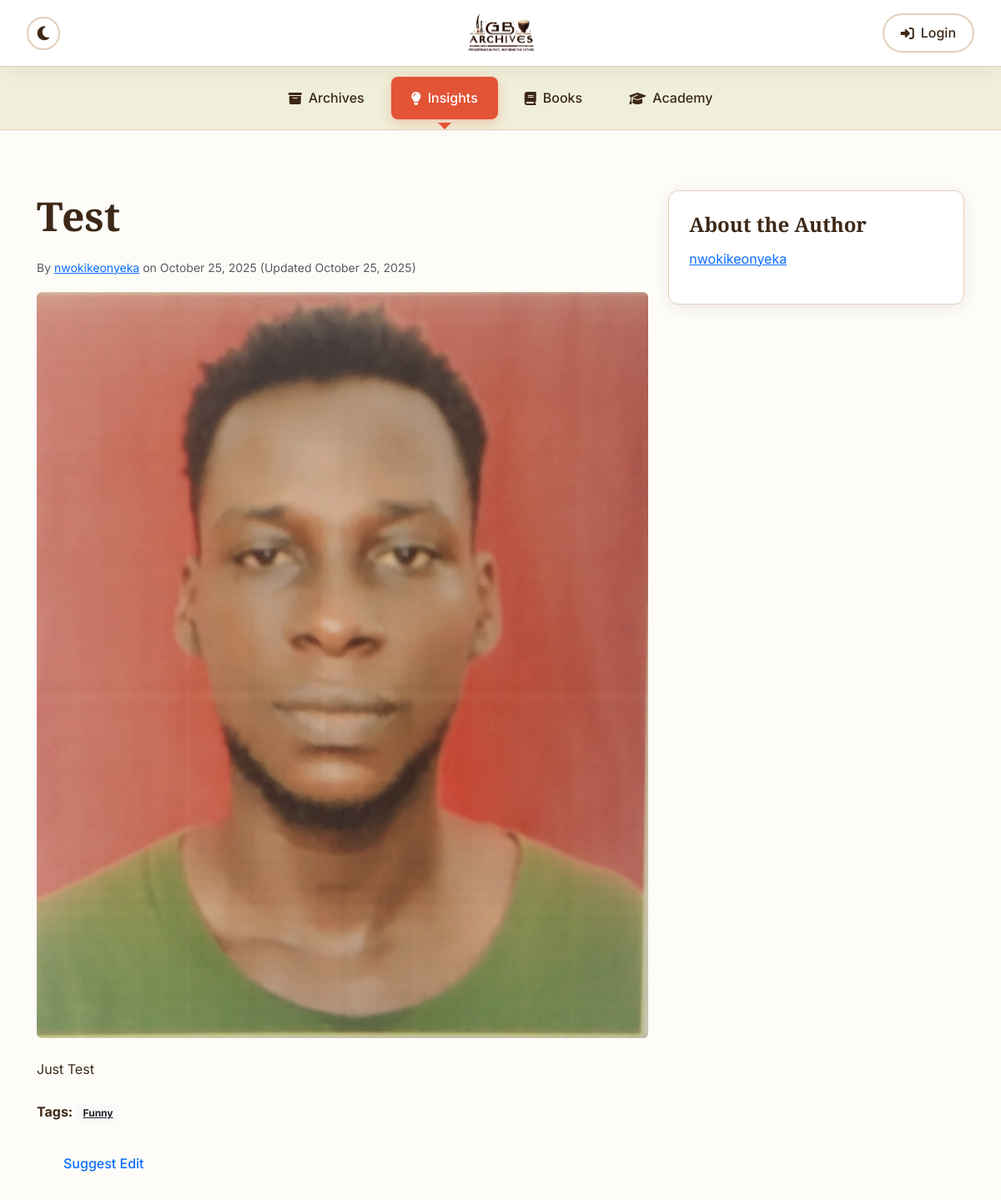
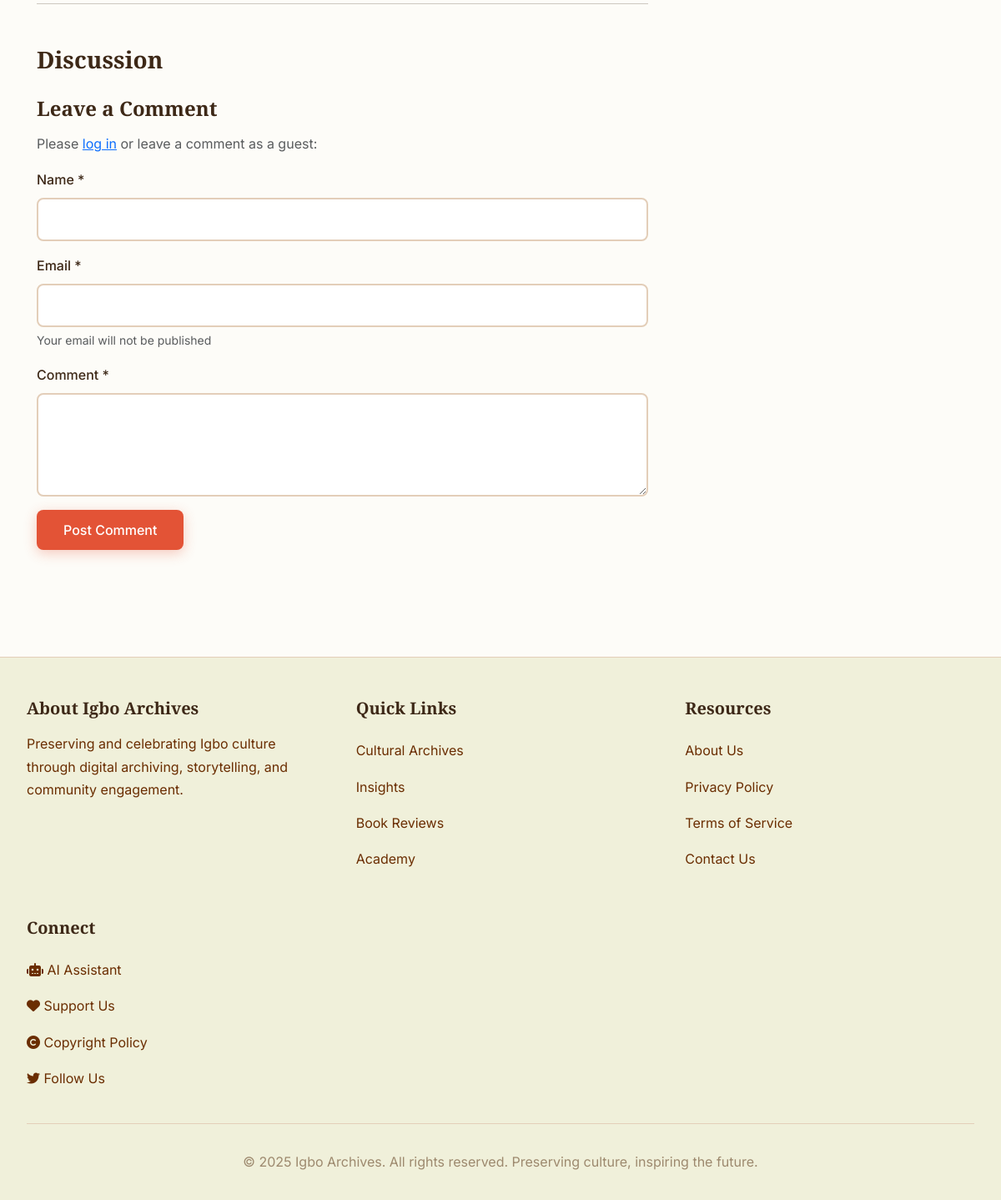
Page /insights/test/ on the committed database (2 pictures, top to bottom).
### insights/models.py (models this page shows, shortened)
class InsightPost(models.Model):
    title = models.CharField(max_length=255)
    slug = models.SlugField(unique=True)
    content = CKEditor5Field('Content', config_name='extends')
    excerpt = models.TextField(max_length=500, blank=True)
    featured_image = models.ImageField(upload_to='insights/', blank=True, null=True)
    alt_text = models.CharField(max_length=255, blank=True)
    author = models.ForeignKey(User, on_delete=models.CASCADE, related_name='insights')
    created_at = models.DateTimeField(auto_now_add=True)
    updated_at = models.DateTimeField(auto_now=True)
    is_published = models.BooleanField(default=False)
    is_approved = models.BooleanField(default=False)
    posted_to_social = models.BooleanField(default=False)
    tags = TaggableManager()
    class Meta:
        ordering = ['-created_at']

### users/models.py (models this page shows, shortened)
class CustomUser(AbstractUser):
    full_name = models.CharField(max_length=200, blank=True)
    bio = models.TextField(blank=True)
    profile_picture = models.ImageField(upload_to='profile_pictures/', blank=True, null=True)
    social_links = models.JSONField(default=dict, blank=True)

### insights/views.py (the view)
# urls.py: path('<slug:slug>/', views.insight_detail, name='detail'),
def insight_detail(request, slug):
    insight = get_object_or_404(InsightPost, slug=slug, is_published=True)
    return render(request, 'insights/detail.html', {'insight': insight})

### core/context_processors.py (called while the page is built)
def pwa_settings(request):
    return {
        'VAPID_PUBLIC_KEY': getattr(settings, 'VAPID_PUBLIC_KEY', ''),
    }

def monetization_settings(request):
    return {
        'ENABLE_ADSENSE': getattr(settings, 'ENABLE_ADSENSE', False),
        'GOOGLE_ADSENSE_CLIENT_ID': getattr(settings, 'GOOGLE_ADSENSE_CLIENT_ID', ''),
        'ENABLE_DONATIONS': getattr(settings, 'ENABLE_DONATIONS', False),
        'STRIPE_PUBLIC_KEY': getattr(settings, 'STRIPE_PUBLIC_KEY', ''),
    }

### insights/templates/insights/detail.html (shortened to what this page needs)
{% extends 'base.html' %}
{% load threadedcomments_tags %}
{% block content %}
<div class="container mt-4">
    <div class="row">
        <div class="col-lg-8">
            <article class="insight-detail">
                <h1 class="mb-3">{{ insight.title }}</h1>
                <div class="insight-meta mb-3">
                    <small class="text-muted">
                        By <a href="{% url 'users:profile' insight.author.username %}">{{ insight.author.get_full_name|default:insight.author.username }}</a>
                        on {{ insight.created_at|date:"F d, Y" }}
                        {% if insight.updated_at != insight.created_at %}
                        (Updated {{ insight.updated_at|date:"F d, Y" }})
                        {% endif %}
                    </small>
                </div>
                {% if insight.featured_image %}
                <div class="insight-image mb-4">
                    <img src="{{ insight.featured_image.url }}" alt="{{ insight.alt_text }}" class="img-fluid rounded">
                </div>
                {% endif %}
                <div class="insight-content mb-4">
                    {{ insight.content|safe }}
                </div>
                <div class="insight-tags mb-4">
                    <strong>Tags:</strong>
                    {% for tag in insight.tags.all %}
                    <a href="{% url 'insights:list' %}?tag={{ tag.name }}" class="badge bg-light text-dark">{{ tag.name }}</a>
                    {% endfor %}
                </div>
                <div class="insight-actions mb-4">
                    {% if user == insight.author %}
                    <a href="{% url 'insights:edit' insight.slug %}" class="btn btn-primary">
                        <i class="bi bi-pencil"></i> Edit Post
                    </a>
                    {% else %}
                    <button type="button" class="btn btn-outline-primary" data-bs-toggle="modal" data-bs-target="#suggestEditModal">
                         Suggest Edit
                    </button>
                    {% endif %}
                </div>
                <hr>
                <div class="comments-section mt-5">
                    <h3>Discussion</h3>
                    {% if user.is_authenticated %}
                        {% render_comment_form for insight %}
                    {% else %}
                        {% include "insights/partials/guest_comment_form.html" %}
                    {% endif %}
                </div>
            </article>
        </div>
        <div class="col-lg-4">
            <div class="sidebar">
                <div class="card mb-3">
                    <div class="card-body">
                        <h5 class="card-title">About the Author</h5>
                        <p>
                            <a href="{% url 'users:profile' insight.author.username %}">
                                {{ insight.author.get_full_name|default:insight.author.username }}
                            </a>
                        </p>
                    </div>
                </div>
            </div>
        </div>
    </div>
</div>
{% endblock %}

### core/static/css/style.css (style rules this page uses)
:root { --sepia-tone: #B8A88A; --light-sepia: #CDA882; --mid-sepia: #D4B595; --soft-sepia: #DCC1A7; --pale-sepia: #E3CEB9; --cream-sepia: #EADBCB; --antique-cream: #F0F0DA; --warm-cream: #EAE8BA; --aged-parchment: #D6CE9B; --desert-sand: #C5B78D; --golden-tan: #B4A77E; --bone: #E4DDD0; --antique-white: #EFE5D7; --dun: #EED6B9; --tan: #D1AF89; --beaver: #9D896E; --bronze: #8C6433; --burnt-umber: #6A2D01; --deep-brown: #3D2817; --terracotta: #E35336; --warm-red: #C44536; --bg-primary: #FDFCF8; --bg-secondary: #F0F0DA; --bg-card: #FFFFFF; --text-primary: #3D2817; --text-secondary: #6A2D01; --text-muted: #9D896E; --border-color: #E3CEB9; --shadow: rgba(61, 40, 23, 0.08); --shadow-hover: rgba(61, 40, 23, 0.15); }
* { margin: 0; padding: 0; box-sizing: border-box; }
body { font-family: 'Inter', -apple-system, BlinkMacSystemFont, 'Segoe UI', system-ui, sans-serif; background-color: var(--bg-primary); color: var(--text-primary); transition: background-color 0.3s ease, color 0.3s ease; line-height: 1.7; font-size: 16px; }
h1, h2, h3, h4, h5, h6 { font-family: 'Playfair Display', Georgia, serif; font-weight: 600; line-height: 1.3; color: var(--text-primary); }
h1 { font-size: 3rem; margin-bottom: 1.5rem; }
h3 { font-size: 1.75rem; margin-bottom: 1rem; }
.btn { border: none; padding: 0.75rem 2rem; border-radius: 8px; font-weight: 500; cursor: pointer; transition: all 0.3s ease; text-decoration: none; display: inline-block; text-align: center; }
.card { background: var(--bg-card); border: 1px solid var(--border-color); border-radius: 12px; overflow: hidden; transition: all 0.4s ease; box-shadow: 0 4px 20px var(--shadow); }
.card-body { padding: 1.5rem; }
.card-title { font-size: 1.5rem; font-weight: 600; color: var(--text-primary); margin-bottom: 0.75rem; }
.text-muted { color: var(--text-muted); }

### rows in the picture
InsightPost: title "Test", author.get_full_name "nwokikeonyeka", created_at "October 25, 2025", updated_at "October 25, 2025", featured_image (picture), content "Just Test"
Tag: name "Funny"
